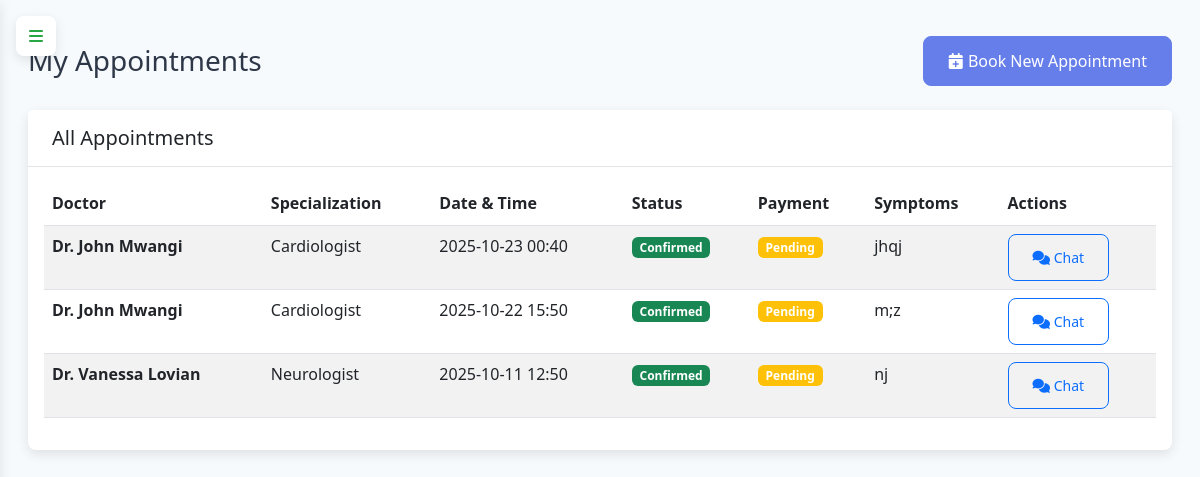
/my-appointments (signed in), run on the app's committed database.
### app.py (models this page shows)
class Appointment(db.Model):
    id = db.Column(db.Integer, primary_key=True)
    patient_id = db.Column(db.Integer, db.ForeignKey('patient.id', ondelete='CASCADE'), nullable=False)
    doctor_id = db.Column(db.Integer, db.ForeignKey('doctor.id', ondelete='CASCADE'), nullable=False)
    appointment_date = db.Column(db.DateTime, nullable=False)  # Stored in UTC
    status = db.Column(db.String(20), default='scheduled')
    symptoms = db.Column(db.Text)
    diagnosis = db.Column(db.Text)
    prescription = db.Column(db.Text)
    payment_status = db.Column(db.String(20), default='pending')
    payment_reference = db.Column(db.String(100))
    created_at = db.Column(db.DateTime, default=datetime.utcnow)
    consultation_notes = db.Column(db.Text)
    video_call_url = db.Column(db.String(255))
    voice_call_url = db.Column(db.String(255))
    whatsapp_chat_id = db.Column(db.String(100))
    def get_local_appointment_time(self, for_user=None):
        if not self.appointment_date:
            return None
        if for_user and hasattr(for_user, 'get_user_timezone'):
            user_tz = for_user.get_user_timezone()
        else:
            user_tz = get_user_timezone()
        if self.appointment_date.tzinfo is None:
            utc_dt = pytz.UTC.localize(self.appointment_date)
        else:
            utc_dt = self.appointment_date
        return utc_dt.astimezone(user_tz)

class Doctor(db.Model):
    id = db.Column(db.Integer, primary_key=True)
    user_id = db.Column(db.Integer, db.ForeignKey('user.id', ondelete='CASCADE'), nullable=False)
    first_name = db.Column(db.String(50), nullable=False)
    last_name = db.Column(db.String(50), nullable=False)
    specialization = db.Column(db.String(100), nullable=False)
    license_number = db.Column(db.String(50), nullable=False)
    phone = db.Column(db.String(20))
    bio = db.Column(db.Text)
    consultation_fee = db.Column(db.Float, nullable=False)
    available_hours = db.Column(db.Text)
    is_available = db.Column(db.Boolean, default=True)
    timezone = db.Column(db.String(50), default='UTC')  # Doctor's timezone
    appointments = db.relationship('Appointment', backref='doctor', lazy=True, cascade='all, delete-orphan')

### app.py (the view)
@app.route('/my-appointments')
@login_required
def my_appointments():
    if current_user.role != 'patient':
        flash('Access denied', 'error')
        return redirect(url_for('index'))
    appointments = Appointment.query.filter_by(
        patient_id=current_user.patient_profile.id
    ).order_by(Appointment.appointment_date.desc()).all()
    for appointment in appointments:
        appointment.local_time = appointment.get_local_appointment_time(current_user)
    return render_template('patient_appointments.html',
                         appointments=appointments,
                         format_datetime=format_datetime)

### app.py (called while the page is built)
@login_manager.user_loader
def load_user(user_id):
    return db.session.get(User, int(user_id))

@app.context_processor
def utility_processor():
    return {
        'get_current_time': get_current_time,
        'format_datetime': format_datetime,
        'get_user_timezone': get_user_timezone,
        'convert_to_user_timezone': convert_to_user_timezone,
        'datetime': datetime  # Add this line
    }

@app.context_processor
def inject_user_role():
    return {
        'current_user_role': current_user.role if current_user.is_authenticated else None
    }

    def get_user_timezone(self):
        if self.timezone:
            try:
                return pytz.timezone(self.timezone)
            except pytz.UnknownTimeZoneError:
                pass
        return pytz.UTC

### templates/patient_appointments.html (shortened to what this page needs)
{% extends "base.html" %}
{% block content %}
<div class="container-fluid">
    <div class="row">
        <div class="col-12">
            <div class="d-flex justify-content-between align-items-center mb-4">
                <h1 class="h3 mb-0">My Appointments</h1>
                <a href="{{ url_for('find_doctors') }}" class="btn btn-primary">
                    <i class="fas fa-calendar-plus"></i> Book New Appointment
                </a>
            </div>
        </div>
    </div>
    <div class="row">
        <div class="col-12">
            <div class="card">
                <div class="card-header">
                    <h5 class="card-title mb-0">All Appointments</h5>
                </div>
                <div class="card-body">
                    {% if appointments %}
                    <div class="table-responsive">
                        <table class="table table-striped">
                            <thead>
                                <tr>
                                    <th>Doctor</th>
                                    <th>Specialization</th>
                                    <th>Date & Time</th>
                                    <th>Status</th>
                                    <th>Payment</th>
                                    <th>Symptoms</th>
                                    <th>Actions</th>
                                </tr>
                            </thead>
                            <tbody>
                                {% for appointment in appointments %}
                                <tr>
                                    <td>
                                        <strong>Dr. {{ appointment.doctor.first_name }} {{ appointment.doctor.last_name }}</strong>
                                    </td>
                                    <td>{{ appointment.doctor.specialization }}</td>
                                    <td>
                                        {% if appointment.local_time %}
                                            {{ appointment.local_time.strftime('%Y-%m-%d %H:%M') }}
                                        {% else %}
                                            {{ format_datetime(appointment.appointment_date) }}
                                        {% endif %}
                                    </td>
                                    <td>
                                        <span class="badge
                                            {% if appointment.status == 'scheduled' %}bg-primary
                                            {% elif appointment.status == 'confirmed' %}bg-success
                                            {% elif appointment.status == 'completed' %}bg-secondary
                                            {% elif appointment.status == 'cancelled' %}bg-danger
                                            {% else %}bg-warning{% endif %}">
                                            {{ appointment.status|title }}
                                        </span>
                                    </td>
                                    <td>
                                        <span class="badge
                                            {% if appointment.payment_status == 'completed' %}bg-success
                                            {% elif appointment.payment_status == 'pending' %}bg-warning
                                            {% else %}bg-secondary{% endif %}">
                                            {{ appointment.payment_status|title }}
                                        </span>
                                    </td>
                                    <td>
                                        {% if appointment.symptoms %}
                                            {{ appointment.symptoms[:50] }}{% if appointment.symptoms|length > 50 %}...{% endif %}
                                        {% else %}
                                            <span class="text-muted">No symptoms listed</span>
                                        {% endif %}
                                    </td>
                                    <td>
                                        <div class="btn-group">
                                            <a href="{{ url_for('communication') }}?appointment_id={{ appointment.id }}"
                                               class="btn btn-sm btn-outline-primary">
                                                <i class="fas fa-comments"></i> Chat
                                            </a>
                                        </div>
                                    </td>
                                </tr>
                                {% endfor %}
                            </tbody>
                        </table>
                    </div>
                    {% endif %}
                </div>
            </div>
        </div>
    </div>
</div>
{% endblock %}

### templates/base.html (style rules this page uses)
:root { --sidebar-width: 260px; --primary-color: #667eea; --primary-dark: #5a6fd8; --secondary-color: #764ba2; --bg-light: #f7fafc; --text-dark: #2d3748; --text-light: #718096; --white: #ffffff; --header-height: 70px; --transition-speed: 0.3s; --shadow: 0 4px 12px rgba(0, 0, 0, 0.1); --radius: 8px; --hamburger-red: #dc3545; --hamburger-green: #28a745; }
body { background-color: var(--bg-light); font-family: 'Segoe UI', Tahoma, Geneva, Verdana, sans-serif; line-height: 1.6; color: var(--text-dark); padding-top: 20px; }
.card { border-radius: var(--radius); box-shadow: var(--shadow); border: none; margin-bottom: 1.5rem; }
.card-header { background-color: white; border-bottom: 1px solid rgba(0,0,0,0.1); font-weight: 600; padding: 1rem 1.5rem; }
.btn { border-radius: var(--radius); padding: 0.75rem 1.5rem; font-weight: 500; transition: all 0.3s; }
.btn-primary { background-color: var(--primary-color); border-color: var(--primary-color); }

### data on the page
Appointment: doctor.first_name "John", doctor.last_name "Mwangi", doctor.specialization "Cardiologist", local_time "2025-10-23 00:40", status "Confirmed", payment_status "Pending", symptoms "jhqj"
Appointment: doctor.first_name "John", doctor.last_name "Mwangi", doctor.specialization "Cardiologist", local_time "2025-10-22 15:50", status "Confirmed", payment_status "Pending", symptoms "m;z"
Appointment: doctor.first_name "Vanessa", doctor.last_name "Lovian", doctor.specialization "Neurologist", local_time "2025-10-11 12:50", status "Confirmed", payment_status "Pending", symptoms "nj"
